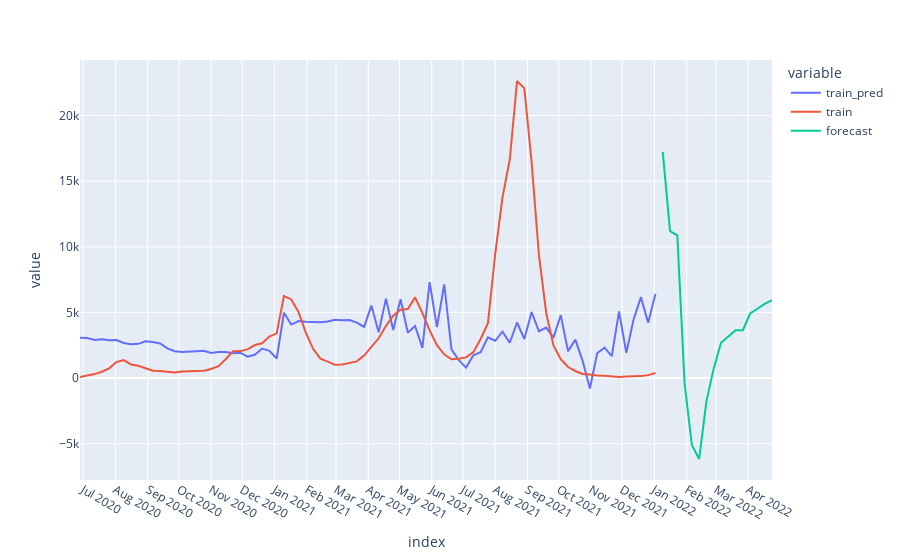

Source (notebook cell):
### Code cell
X_train = X[X.index <= train_last_date]
y_train = y[y.index <= train_last_date]
X_train = X[X.index <= train_last_date]
y_train = y[y.index <= train_last_date]
y_train_index = y_train.index

y_train_pred = model.predict(X_train)
y_train_pred = sc.inverse_transform(y_train_pred.reshape(-1, 1)).ravel()
y_train_pred = pd.Series(y_train_pred, index=y_train_index, name='train_pred')
y_train = sc.inverse_transform(y_train.values.reshape(-1, 1)).ravel()
y_train = pd.Series(y_train, index=y_train_index, name='train')

rmse = np.sqrt( mean_squared_error(y_train, y_train_pred) )
print('RMSE: {:.5}'.format(rmse))

X_forecast = X[X.index > train_last_date]
y_forecast = y[y.index > train_last_date]
y_forecast_index = y_forecast.index

y_forecast = model.predict(X_forecast)
y_forecast = sc.inverse_transform(y_forecast.reshape(-1, 1)).ravel()
y_forecast = pd.Series(y_forecast, index=y_forecast_index, name='forecast')

fig = px.line(pd.concat([y_train_pred, y_train, y_forecast], axis=1))
fig.update_layout({
    'xaxis': {
        'dtick': 'M1'
    }
})
fig.show()
